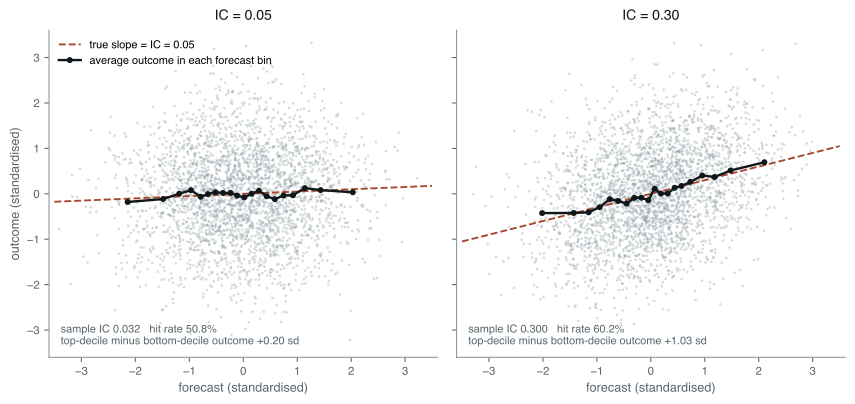

Recreate this plot in Python.
# What an information coefficient looks like. Each panel is 3,000 forecast/outcome
# pairs drawn from a bivariate normal with the stated correlation, both standardised.
# Grey dots are the individual bets; the dark line joins the average outcome within
# each of twenty forecast bins. At IC = 0.05 the cloud is indistinguishable from
# noise point by point, and the signal shows up only in the averages.
#
# Run standalone:  uv run --no-project --with matplotlib python <path>

import os

os.environ.setdefault("SOURCE_DATE_EPOCH", "1735689600")

import matplotlib

matplotlib.use("Agg")
matplotlib.rcParams["svg.fonttype"] = "path"
matplotlib.rcParams["svg.hashsalt"] = "ei_signal_cloud"
matplotlib.rcParams["font.family"] = ["Helvetica", "Arial", "DejaVu Sans"]

from pathlib import Path

import matplotlib.pyplot as plt
import numpy as np

INK = "#10171B"
MUTED = "#58666E"
TEAL = "#0B6E75"
RUST = "#A8452B"
GREY = "#8A979D"

N = 3000
BINS = 20


def draw(rho: float, rng: np.random.Generator) -> tuple[np.ndarray, np.ndarray]:
    x = rng.standard_normal(N)
    y = rho * x + np.sqrt(1 - rho**2) * rng.standard_normal(N)
    return x, y


def binned(x: np.ndarray, y: np.ndarray) -> tuple[np.ndarray, np.ndarray]:
    order = np.argsort(x)
    chunks_x = np.array_split(x[order], BINS)
    chunks_y = np.array_split(y[order], BINS)
    return np.array([c.mean() for c in chunks_x]), np.array([c.mean() for c in chunks_y])


def main() -> None:
    rng = np.random.default_rng(20261003)
    fig, axes = plt.subplots(1, 2, figsize=(9.0, 4.3), sharey=True)
    for ax, rho in zip(axes, (0.05, 0.30), strict=True):
        x, y = draw(rho, rng)
        bx, by = binned(x, y)
        ax.scatter(x, y, s=4, color=GREY, alpha=0.35, linewidths=0)
        grid = np.linspace(-3.5, 3.5, 2)
        ax.plot(grid, rho * grid, color=RUST, lw=1.4, ls="--", label=f"true slope = IC = {rho:.2f}")
        ax.plot(bx, by, color=INK, lw=1.8, marker="o", ms=3.5, label="average outcome in each forecast bin")
        sample_ic = float(np.corrcoef(x, y)[0, 1])
        top = y[x > np.quantile(x, 0.9)].mean()
        bottom = y[x < np.quantile(x, 0.1)].mean()
        hit = float(np.mean(np.sign(x) == np.sign(y)))
        ax.set_title(f"IC = {rho:.2f}", fontsize=10.5, color=INK, pad=8)
        ax.text(
            0.03,
            0.04,
            f"sample IC {sample_ic:.3f}   hit rate {hit:.1%}\n"
            f"top-decile minus bottom-decile outcome {top - bottom:+.2f} sd",
            transform=ax.transAxes,
            fontsize=8.2,
            color=MUTED,
        )
        ax.set_xlim(-3.6, 3.6)
        ax.set_ylim(-3.6, 3.6)
        ax.set_xlabel("forecast (standardised)", fontsize=9.5, color=MUTED)
        ax.tick_params(labelsize=8.5, colors=MUTED)
        for side in ("top", "right"):
            ax.spines[side].set_visible(False)
        for side in ("left", "bottom"):
            ax.spines[side].set_color(GREY)
        print(
            f"IC {rho:.2f}: sample IC {sample_ic:.3f}, hit rate {hit:.3f}, "
            f"top-bottom decile spread {top - bottom:+.3f} sd, "
            f"binned-mean range {by.min():+.3f} to {by.max():+.3f}"
        )
    axes[0].set_ylabel("outcome (standardised)", fontsize=9.5, color=MUTED)
    axes[0].legend(fontsize=8.2, frameon=False, loc="upper left")
    fig.tight_layout()
    out = Path(__file__).with_suffix("")
    for ext in ("pdf", "svg"):
        fig.savefig(f"{out}.{ext}", transparent=True, bbox_inches="tight")


main()
